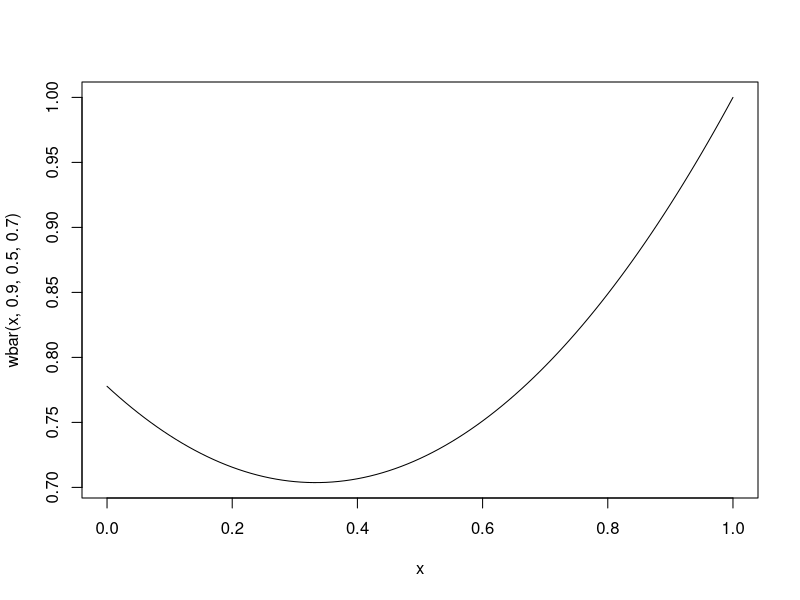

This chart was generated by the following R code: (Note: this script raises an error after producing the figure.)
# question 1
set.seed(12043012)

a1 <- sample(c("A1", "A2"), 100, replace = T, prob = c(.75,.25))
a2 <- sample(c("A1", "A2"), 100, replace = T, prob = c(.75,.25))

geno <- paste0(a1,a2)
d <- data.frame(individual = 1:length(geno), genotype = geno)
write.csv(d, "discussion_material/discussion_2_pop_gen_part1/question_1.csv", quote = F,row.names = F)

# solution

sum((a1=="A2")*1 + (a2=="A2")*1)/200


# question 2

sample(0:2, 200, replace = T, prob = c(.2, .3, .5))



wbar <- function(p, w1,w2,w3){
  q <- 1-p
  wmax <- max(c(w1,w2,w3))
  w1 <- w1/wmax
  w2 <- w2/wmax
  w3 <- w3/wmax
  p^2*w1 + 2*p*q*w2 + q^2*w3
}

curve(wbar(x, .9, .5, .7), 0, 1)

genotype <- c(rep(0, 50), rep(1,50), rep(2, 50))
p <- c(rep(.9, 50), rep(.5,50), rep(.7, 50))
survive <- rbinom(150, 1, p)

library(tidyverse)

data.frame(genotype, survive) %>% 
  group_by(genotype) %>% 
  summarise(p = mean(survive))

d <- data.frame(genotype, survive)
write.csv(d, "discussion_material/discussion_2_pop_gen_part1/q5.csv")

# answers

#q1
tot <- 1200

a1 <- (290 + .5*410 + .5*100)/tot

a1

a2 <- (100 + .5*410 + .5*230)/tot
a2

a3 <- (70 + .5*100 + .5*230)/tot

a1*a1*tot
2*a1*a2*tot
2*a1*a3*tot
a2*a2*tot
2*a2*a3*tot
a3*a3*tot


#q2

2*.01*.99/(.01^2)


# functions for q3-5

wbar <- function(p, w1,w2,w3){
  q <- 1-p
  wmax <- max(c(w1,w2,w3))
  w1 <- w1/wmax
  w2 <- w2/wmax
  w3 <- w3/wmax
  p^2*w1 + 2*p*q*w2 + q^2*w3
}


#q3

d <- read.csv("discussion_material/discussion_2_pop_gen_part1/q3.csv")

geno <- 0:2
survival <- c()
for(i in 1:3){
  survival[i] <- mean(d$survive[d$genotype==geno[i]])
}

curve(wbar(x, survival[1], survival[2], survival[3]), 0,1)

relfit <- survival/max(survival)

(.2/wbar(.2, survival[1],survival[2], survival[3]))*(.2*relfit[1] + .8*relfit[2]) - .2

(.8/wbar(.8, survival[1],survival[2], survival[3]))*(.8*relfit[1] + .2*relfit[2]) - .8

#q4

d <- read.csv("discussion_material/discussion_2_pop_gen_part1/q4.csv")

geno <- 0:2
survival <- c()
for(i in 1:3){
  survival[i] <- mean(d$survive[d$genotype==geno[i]])
}

curve(wbar(x, survival[1], survival[2], survival[3]), 0,1)

relfit <- survival/max(survival)

abline(v = (relfit[3]-1)/(relfit[1] + relfit[3] - 2))
(.2/wbar(.2, survival[1],survival[2], survival[3]))*(.2*relfit[1] + .8*relfit[2]) - .2

(.8/wbar(.8, survival[1],survival[2], survival[3]))*(.8*relfit[1] + .2*relfit[2]) - .8


# q5


d <- read.csv("discussion_material/discussion_2_pop_gen_part1/q5.csv")

geno <- 0:2
survival <- c()
for(i in 1:3){
  survival[i] <- mean(d$survive[d$genotype==geno[i]])
}

curve(wbar(x, survival[1], survival[2], survival[3]), 0,1)

relfit <- survival/max(survival)

(.2/wbar(.2, survival[1],survival[2], survival[3]))*(.2*relfit[1] + .8*relfit[2]) - .2

(.8/wbar(.8, survival[1],survival[2], survival[3]))*(.8*relfit[1] + .2*relfit[2]) - .8

relfit <- survival/survival[2]
